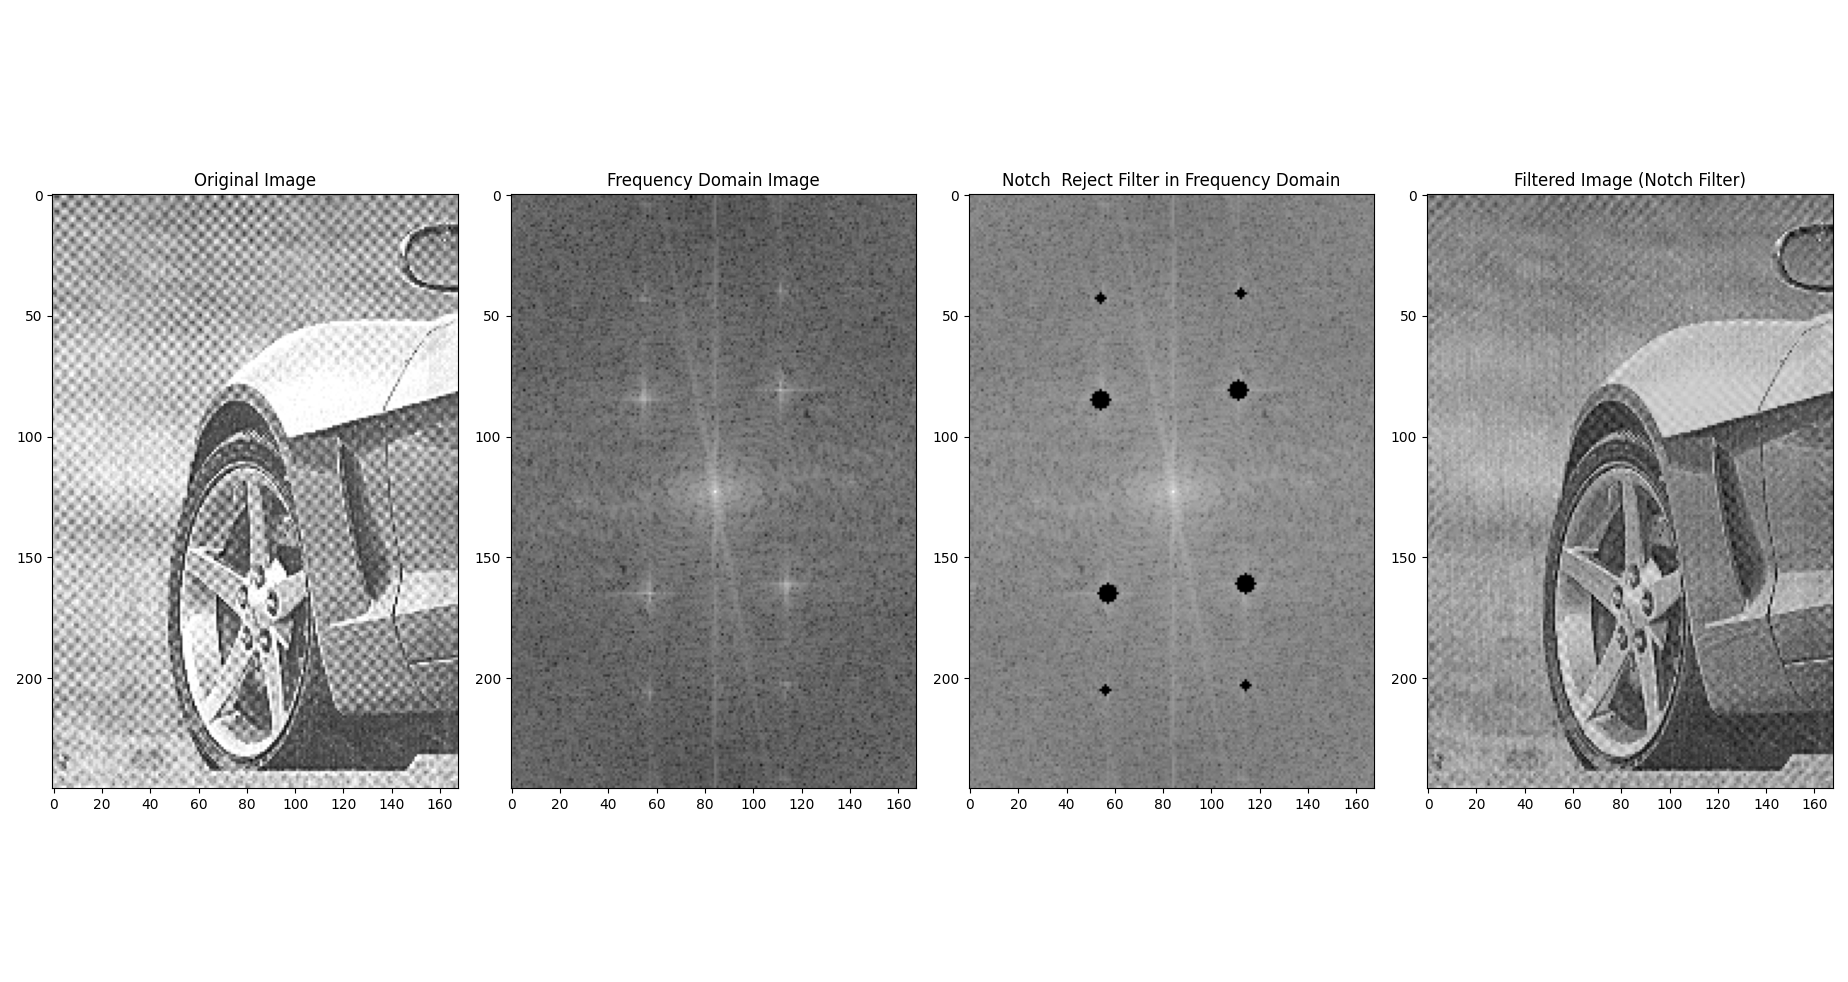

Write the Python code that produced this figure.
import cv2
import numpy as np
import matplotlib.pyplot as plt

def notch_reject_filter(shape, d0 = 9, u_k = 0, v_k = 0):
    P, Q = shape
    # Initialize filter with zeros
    H = np.zeros((P, Q))

    # Traverse through filter
    for u in range(0, P):
        for v in range(0, Q):
            # Get euclidean distance from point D(u,v) to the center
            D_uv = np.sqrt((u - P / 2 + u_k) ** 2 + (v - Q / 2 + v_k) ** 2)
            D_muv = np.sqrt((u - P / 2 - u_k) ** 2 + (v - Q / 2 - v_k) ** 2)

            if D_uv <= d0 or D_muv <= d0:
                H[u, v] = 0.0
            else:
                H[u, v] = 1.0

    return H

# Read the image
image = cv2.imread('car-moire-pattern.tif', cv2.IMREAD_GRAYSCALE)

# Check if the image is valid
if image is None or not isinstance(image, (np.ndarray)):
    raise ValueError("Invalid image provided. Please check the file path.")

f = np.fft.fft2(image)
fshift = np.fft.fftshift(f)
phase_spectrumR = np.angle(fshift)
magnitude_spectrum = 20 * np.log(np.abs(fshift))

image_shape = image.shape

H1 = notch_reject_filter(image_shape, 4, 38, 30)
H2 = notch_reject_filter(image_shape, 4, -42, 27)
H3 = notch_reject_filter(image_shape, 2, 80, 30)
H4 = notch_reject_filter(image_shape, 2, -82, 28)

NotchFilter = H1 * H2 * H3 * H4
NotchRejectCenter = fshift * NotchFilter 
NotchReject = np.fft.ifftshift(NotchRejectCenter)
inverse_NotchReject = np.fft.ifft2(NotchReject)  # Compute the inverse DFT of the result

result = np.abs(inverse_NotchReject)

# Save the image
cv2.imwrite('car_original_image.png', image)
cv2.imwrite('car_smagnitude_spectrum_image.png', magnitude_spectrum)
cv2.imwrite('car_notch_filter_image.png', magnitude_spectrum * NotchFilter)
cv2.imwrite('car_filtered_image.png', result)

plt.figure(figsize = (18, 8))

# Display the original image
plt.subplot(1, 4, 1)
plt.title("Original Image")
plt.imshow(image, cmap = 'gray')

# Frequency domain
plt.subplot(1, 4, 2)
plt.title("Frequency Domain Image")
plt.imshow(magnitude_spectrum, cmap = 'gray')

# Filter
plt.subplot(1, 4, 3)
plt.title("Notch  Reject Filter in Frequency Domain")
plt.imshow(magnitude_spectrum * NotchFilter, cmap = 'gray') 

# Filtered image
plt.subplot(1, 4, 4)
plt.title("Filtered Image (Notch Filter)")
plt.imshow(result, cmap = 'gray') 

# Show plots
plt.tight_layout()
plt.show()
